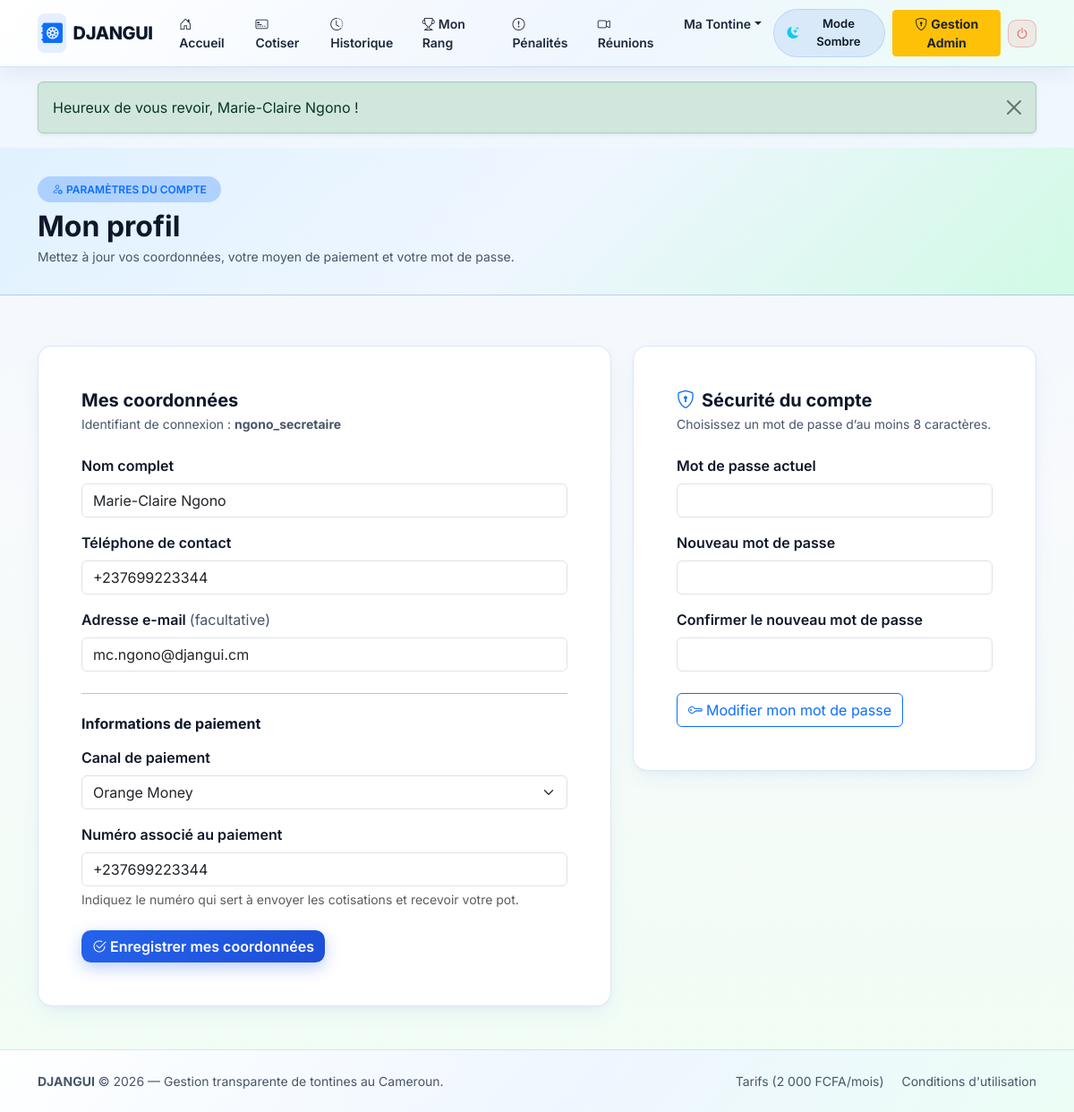
Page /member/profile.php (signed in) on the committed database.
### tables this page shows
CREATE TABLE users (
    id INT UNSIGNED AUTO_INCREMENT PRIMARY KEY,
    code_public VARCHAR(24) NOT NULL COMMENT 'Identifiant public pour le QR Code (sans donnees sensibles)',
    username VARCHAR(50) NOT NULL,
    password_hash VARCHAR(255) NOT NULL,
    nom_complet VARCHAR(120) NOT NULL,
    telephone VARCHAR(20) NOT NULL,
    email VARCHAR(150) DEFAULT NULL,
    numero_cni VARCHAR(60) DEFAULT NULL COMMENT 'Donnee sensible visible uniquement par l admin',
    role ENUM('admin', 'member') NOT NULL DEFAULT 'member',
    statut_membre ENUM('actif', 'inactif', 'sorti') NOT NULL DEFAULT 'actif',
    statut_validation ENUM('en_attente', 'accepte') NOT NULL DEFAULT 'accepte',
    canal_paiement ENUM('momo', 'om', 'especes') NOT NULL DEFAULT 'momo',
    telephone_paiement VARCHAR(20) NOT NULL COMMENT 'Numero MoMo/OM qui envoie les cotisations et recoit le pot',
    tentatives_echouees TINYINT UNSIGNED NOT NULL DEFAULT 0,
    blocage_jusqua DATETIME DEFAULT NULL,
    reset_token VARCHAR(100) DEFAULT NULL,
    reset_expire_at DATETIME DEFAULT NULL,
    tontine_id INT UNSIGNED DEFAULT NULL COMMENT '1 seule tontine autorisee par compte',
    created_at DATETIME NOT NULL DEFAULT CURRENT_TIMESTAMP,
    updated_at DATETIME NOT NULL DEFAULT CURRENT_TIMESTAMP ON UPDATE CURRENT_TIMESTAMP,

    CONSTRAINT uq_users_code_public UNIQUE (code_public),
    CONSTRAINT uq_users_username UNIQUE (username),
    CONSTRAINT uq_users_telephone UNIQUE (telephone),
    CONSTRAINT uq_users_email UNIQUE (email),
    INDEX idx_users_tontine_statut (tontine_id, statut_membre)
);

### includes/functions.php (called while the page is built, shortened)
<?php
function e($texte) {
    return htmlspecialchars((string)$texte, ENT_QUOTES, 'UTF-8');
}

### member/profile.php (the view, shortened to what this page needs)
<?php
require_once __DIR__ . '/../includes/db.php';
require_once __DIR__ . '/../includes/functions.php';
$user_id = (int)$_SESSION['user_id'];
$stmtMembre = $pdo->prepare("
    SELECT nom_complet, username, telephone, email, canal_paiement, telephone_paiement
    FROM users
    WHERE id = ?
    LIMIT 1
");
$stmtMembre->execute([$user_id]);
$membre = $stmtMembre->fetch();
require_once __DIR__ . '/../includes/header.php';
require_once __DIR__ . '/../includes/navbar.php';
?>
<div class="page-header-dark">
    <div class="container">
        <span class="badge bg-primary bg-opacity-25 text-primary px-3 py-2 rounded-pill fw-semibold mb-2">
            <i class="bi bi-person-gear me-1"></i>PARAMÈTRES DU COMPTE
        </span>
        <h1 class="fw-bold h2 mb-1">Mon profil</h1>
        <p class="text-muted small mb-0">Mettez à jour vos coordonnées, votre moyen de paiement et votre mot de passe.</p>
    </div>
</div>
<main class="container py-4 pb-5">
    <div class="row justify-content-center g-4">
        <section class="col-lg-7" aria-labelledby="coordonnees-title">
            <div class="card card-djangui p-4 p-md-5">
                <h2 id="coordonnees-title" class="h5 fw-bold mb-1">Mes coordonnées</h2>
                <p class="text-muted small mb-4">Identifiant de connexion : <strong><?= e($membre['username']) ?></strong></p>
                <form method="POST" action="profile.php">
                    <div class="mb-3">
                        <label for="nom_complet" class="form-label fw-semibold">Nom complet</label>
                        <input type="text" class="form-control" id="nom_complet" name="nom_complet" maxlength="120" value="<?= e($membre['nom_complet']) ?>" required>
                    </div>
                    <div class="mb-3">
                        <label for="telephone" class="form-label fw-semibold">Téléphone de contact</label>
                        <input type="tel" class="form-control" id="telephone" name="telephone" maxlength="20" value="<?= e($membre['telephone']) ?>" required>
                    </div>
                    <div class="mb-3">
                        <label for="email" class="form-label fw-semibold">Adresse e-mail <span class="text-muted fw-normal">(facultative)</span></label>
                        <input type="email" class="form-control" id="email" name="email" maxlength="150" value="<?= e($membre['email'] ?? '') ?>">
                    </div>
                    <hr class="my-4">
                    <h3 class="h6 fw-bold mb-3">Informations de paiement</h3>
                    <div class="mb-3">
                        <label for="canal_paiement" class="form-label fw-semibold">Canal de paiement</label>
                        <select class="form-select" id="canal_paiement" name="canal_paiement" required>
                            <option value="om" <?= $membre['canal_paiement'] === 'om' ? 'selected' : '' ?>>Orange Money</option>
                        </select>
                    </div>
                    <div class="mb-4">
                        <label for="telephone_paiement" class="form-label fw-semibold">Numéro associé au paiement</label>
                        <input type="tel" class="form-control" id="telephone_paiement" name="telephone_paiement" maxlength="20" value="<?= e($membre['telephone_paiement']) ?>" required>
                        <div class="form-text">Indiquez le numéro qui sert à envoyer les cotisations et recevoir votre pot.</div>
                    </div>
                    <button type="submit" class="btn btn-glow-blue">
                        <i class="bi bi-check2-circle me-1"></i>Enregistrer mes coordonnées
                    </button>
                </form>
            </div>
        </section>
        <section class="col-lg-5" aria-labelledby="mot-de-passe-title">
            <div class="card card-djangui p-4 p-md-5">
                <h2 id="mot-de-passe-title" class="h5 fw-bold mb-1">
                    <i class="bi bi-shield-lock text-primary me-2"></i>Sécurité du compte
                </h2>
                <p class="text-muted small mb-4">Choisissez un mot de passe d’au moins 8 caractères.</p>
                <form method="POST" action="profile.php">
                    <div class="mb-3">
                        <label for="mot_de_passe_actuel" class="form-label fw-semibold">Mot de passe actuel</label>
                        <input type="password" class="form-control" id="mot_de_passe_actuel" name="mot_de_passe_actuel" autocomplete="current-password" required>
                    </div>
                    <div class="mb-3">
                        <label for="nouveau_mot_de_passe" class="form-label fw-semibold">Nouveau mot de passe</label>
                        <input type="password" class="form-control" id="nouveau_mot_de_passe" name="nouveau_mot_de_passe" minlength="8" autocomplete="new-password" required>
                    </div>
                    <div class="mb-4">
                        <label for="confirmation_mot_de_passe" class="form-label fw-semibold">Confirmer le nouveau mot de passe</label>
                        <input type="password" class="form-control" id="confirmation_mot_de_passe" name="confirmation_mot_de_passe" minlength="8" autocomplete="new-password" required>
                    </div>
                    <button type="submit" class="btn btn-outline-primary">
                        <i class="bi bi-key me-1"></i>Modifier mon mot de passe
                    </button>
                </form>
            </div>
        </section>
    </div>
</main>
<?php require_once __DIR__ . '/../includes/footer.php'; ?>

### assets/css/style.css (style rules this page uses)
:root, [data-theme="light"] { --dj-bg-body: #f4f8fb; --dj-bg-body-gradient: linear-gradient(180deg, #eef6ff 0%, #f8fafc 45%, #f0fdf4 100%); --dj-bg-card: #fff; --dj-bg-section-alt: linear-gradient(135deg, #ffffff 0%, #f0f7ff 60%, #ecfdf5 100%); --dj-bg-box: #f1f5f9; --dj-text-main: #0f172a; --dj-text-muted: #475569; --dj-border-color: rgba(37, 99, 235, 0.16); --dj-navbar-bg: linear-gradient(135deg, rgba(255, 255, 255, 0.96) 0%, rgba(239, 246, 255, 0.96) 55%, rgba(236, 253, 245, 0.96) 100%); --dj-navbar-border: rgba(37, 99, 235, 0.18); --dj-navbar-shadow: 0 6px 24px rgba(15, 23, 42, 0.06); --dj-nav-link: #1e293b; --dj-nav-link-hover-bg: rgba(37, 99, 235, 0.10); --dj-nav-link-active: #2563eb; --dj-brand-text: #0f172a; --dj-hero-overlay: linear-gradient(125deg, rgba(255, 255, 255, 0.93) 0%, rgba(224, 242, 254, 0.88) 52%, rgba(209, 250, 229, 0.84) 100%); --dj-hero-title: #0f172a; --dj-hero-subtitle: #1e293b; --dj-hero-shadow: 0 2px 10px rgba(255, 255, 255, 0.8); --dj-hero-badge-bg: rgba(37, 99, 235, 0.10); --dj-hero-badge-border: rgba(37, 99, 235, 0.30); --dj-hero-invite-bg: rgba(255, 255, 255, 0.88); --dj-hero-invite-border: rgba(37, 99, 235, 0.25); --dj-phone-frame: linear-gradient(145deg, #ffffff 0%, #e2e8f0 100%); --dj-phone-border: #cbd5e1; --dj-phone-screen: #f8fafc; --dj-phone-tx-bg: #ffffff; --dj-phone-pot-bg: linear-gradient(135deg, #2563eb 0%, #0284c7 60%, #059669 100%); --dj-accent-card-bg: linear-gradient(135deg, #e0f2fe 0%, #eff6ff 50%, #d1fae5 100%); --dj-accent-card-border: rgba(37, 99, 235, 0.28); --dj-accent-card-text: #0f172a; --dj-accent-subbox-bg: rgba(255, 255, 255, 0.85); --dj-card-shadow: 0 10px 28px -6px rgba(37, 99, 235, 0.08), 0 4px 12px -3px rgba(15, 23, 42, 0.04); --dj-hover-shadow: 0 20px 38px -8px rgba(37, 99, 235, 0.22); --dj-table-head-bg: linear-gradient(90deg, #1e3a8a 0%, #2563eb 100%); --dj-table-head-text: #ffffff; --dj-blue: #2563eb; --dj-emerald: #059669; }
body { background: var(--dj-bg-body-gradient); background-color: var(--dj-bg-body); color: var(--dj-text-main); font-family: 'Inter', system-ui, -apple-system, sans-serif; min-height: 100vh; display: flex; flex-direction: column; transition: background 0.3s ease, color 0.25s ease; overflow-x: hidden; }
.text-muted { color: var(--dj-text-muted) !important; }
.card-djangui { background-color: var(--dj-bg-card); color: var(--dj-text-main); border: 1px solid var(--dj-border-color); border-radius: 1rem; box-shadow: var(--dj-card-shadow); transition: transform 0.28s ease, box-shadow 0.28s ease, border-color 0.28s ease, background-color 0.25s ease; }
.page-header-dark { background: var(--dj-accent-card-bg); color: var(--dj-accent-card-text); padding: 2rem 0; margin-bottom: 2rem; border-bottom: 1px solid var(--dj-accent-card-border); }
.btn-glow-blue, .btn-navy { background: linear-gradient(135deg, #2563eb 0%, #1d4ed8 100%); border: none; color: #ffffff !important; font-weight: 600; border-radius: 0.65rem; box-shadow: 0 6px 18px rgba(37, 99, 235, 0.30); transition: all 0.25s ease; }

### rows in the picture
users: username "ngono_secretaire", nom_complet "Marie-Claire Ngono", telephone "+237699223344", email "mc.ngono@djangui.cm", canal_paiement "Orange Money", telephone_paiement "+237699223344"

### other values in the picture
$_SESSION['flash_texte'] "Heureux de vous revoir, Marie-Claire Ngono !"
